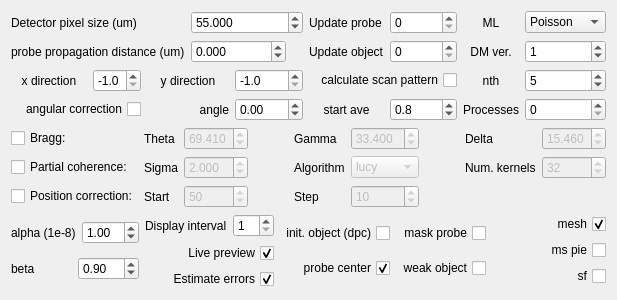
      <widget class="QWidget" name="tab_2">
       <attribute name="title">
        <string>Advanced options</string>
       </attribute>
       <layout class="QVBoxLayout" name="verticalLayout_7">
        <item>
         <layout class="QGridLayout" name="gridLayout_3">
          <item row="2" column="2">
           <widget class="QDoubleSpinBox" name="sp_x_direction">
            <property name="decimals">
             <number>1</number>
            </property>
            <property name="minimum">
             <double>-1.000000000000000</double>
            </property>
            <property name="maximum">
             <double>1.000000000000000</double>
            </property>
            <property name="singleStep">
             <double>0.100000000000000</double>
            </property>
            <property name="value">
             <double>-1.000000000000000</double>
            </property>
           </widget>
          </item>
          <item row="0" column="7">
           <widget class="QSpinBox" name="sp_start_update_probe">
            <property name="maximum">
             <number>1000000</number>
            </property>
           </widget>
          </item>
          <item row="2" column="9">
           <widget class="QSpinBox" name="sp_nth">
            <property name="value">
             <number>5</number>
            </property>
           </widget>
          </item>
          <item row="3" column="9">
           <widget class="QSpinBox" name="sp_processes"/>
          </item>
          <item row="3" column="7">
           <widget class="QDoubleSpinBox" name="sp_start_ave">
            <property name="decimals">
             <number>1</number>
            </property>
            <property name="maximum">
             <double>1.000000000000000</double>
            </property>
            <property name="singleStep">
             <double>0.100000000000000</double>
            </property>
            <property name="value">
             <double>0.800000000000000</double>
            </property>
           </widget>
          </item>
          <item row="3" column="6">
           <widget class="QLabel" name="label_5">
            <property name="text">
             <string>start ave</string>
            </property>
            <property name="alignment">
             <set>Qt::AlignCenter</set>
            </property>
           </widget>
          </item>
          <item row="2" column="6" colspan="2">
           <widget class="QCheckBox" name="ck_cal_scal_pattern_flag">
            <property name="layoutDirection">
             <enum>Qt::RightToLeft</enum>
            </property>
            <property name="text">
             <string>calculate scan pattern</string>
            </property>
           </widget>
          </item>
          <item row="3" column="5">
           <widget class="QDoubleSpinBox" name="sp_angle">
            <property name="minimum">
             <double>-181.000000000000000</double>
            </property>
            <property name="maximum">
             <double>181.000000000000000</double>
            </property>
           </widget>
          </item>
          <item row="0" column="8">
           <widget class="QLabel" name="label_10">
            <property name="text">
             <string>ML</string>
            </property>
            <property name="alignment">
             <set>Qt::AlignCenter</set>
            </property>
           </widget>
          </item>
          <item row="1" column="8">
           <widget class="QLabel" name="label_30">
            <property name="text">
             <string>DM ver.</string>
            </property>
            <property name="alignment">
             <set>Qt::AlignCenter</set>
            </property>
           </widget>
          </item>
          <item row="2" column="5">
           <widget class="QDoubleSpinBox" name="sp_y_direction">
            <property name="decimals">
             <number>1</number>
            </property>
            <property name="minimum">
             <double>-1.000000000000000</double>
            </property>
            <property name="maximum">
             <double>1.000000000000000</double>
            </property>
            <property name="singleStep">
             <double>0.100000000000000</double>
            </property>
            <property name="value">
             <double>-1.000000000000000</double>
            </property>
           </widget>
          </item>
          <item row="2" column="0" colspan="2">
           <widget class="QLabel" name="label_49">
            <property name="text">
             <string>x direction</string>
            </property>
            <property name="alignment">
             <set>Qt::AlignCenter</set>
            </property>
           </widget>
          </item>
          <item row="3" column="0" colspan="3">
           <widget class="QCheckBox" name="ck_angle_correction_flag">
            <property name="layoutDirection">
             <enum>Qt::RightToLeft</enum>
            </property>
            <property name="text">
             <string>angular correction</string>
            </property>
           </widget>
          </item>
          <item row="1" column="6">
           <widget class="QLabel" name="label_29">
            <property name="text">
             <string>Update object</string>
            </property>
           </widget>
          </item>
          <item row="1" column="0" colspan="4">
           <widget class="QLabel" name="label_4">
            <property name="text">
             <string>probe propagation distance (um)</string>
            </property>
           </widget>
          </item>
          <item row="1" column="4" colspan="2">
           <widget class="QDoubleSpinBox" name="sp_distance">
            <property name="sizePolicy">
             <sizepolicy hsizetype="Fixed" vsizetype="Fixed">
              <horstretch>0</horstretch>
              <verstretch>0</verstretch>
             </sizepolicy>
            </property>
            <property name="decimals">
             <number>3</number>
            </property>
            <property name="minimum">
             <double>-999999.998999999952503</double>
            </property>
            <property name="maximum">
             <double>999999.998999999952503</double>
            </property>
           </widget>
          </item>
          <item row="0" column="9">
           <widget class="QComboBox" name="cb_ml_mode">
            <item>
             <property name="text">
              <string>Poisson</string>
             </property>
            </item>
            <item>
             <property name="text">
              <string>Gaussian</string>
             </property>
            </item>
           </widget>
          </item>
          <item row="1" column="7">
           <widget class="QSpinBox" name="sp_start_update_object">
            <property name="maximum">
             <number>1000000</number>
            </property>
           </widget>
          </item>
          <item row="1" column="9">
           <widget class="QSpinBox" name="sp_dm_version">
            <property name="value">
             <number>1</number>
            </property>
           </widget>
          </item>
          <item row="2" column="8">
           <widget class="QLabel" name="label_6">
            <property name="text">
             <string>nth</string>
            </property>
            <property name="alignment">
             <set>Qt::AlignCenter</set>
            </property>
           </widget>
          </item>
          <item row="0" column="6">
           <widget class="QLabel" name="label_28">
            <property name="text">
             <string>Update probe</string>
            </property>
           </widget>
          </item>
          <item row="0" column="0" colspan="4">
           <widget class="QLabel" name="label_7">
            <property name="text">
             <string>Detector pixel size (um)</string>
            </property>
           </widget>
          </item>
          <item row="2" column="3" colspan="2">
           <widget class="QLabel" name="label_50">
            <property name="text">
             <string>y direction</string>
            </property>
            <property name="alignment">
             <set>Qt::AlignCenter</set>
            </property>
           </widget>
          </item>
          <item row="0" column="4" colspan="2">
           <widget class="QDoubleSpinBox" name="sp_ccd_pixel_um">
            <property name="sizePolicy">
             <sizepolicy hsizetype="Preferred" vsizetype="Fixed">
              <horstretch>0</horstretch>
              <verstretch>0</verstretch>
             </sizepolicy>
            </property>
            <property name="decimals">
             <number>3</number>
            </property>
            <property name="maximum">
             <double>1000.000000000000000</double>
            </property>
            <property name="value">
             <double>55.000000000000000</double>
            </property>
           </widget>
          </item>
          <item row="3" column="8">
           <widget class="QLabel" name="label_31">
            <property name="text">
             <string>Processes</string>
            </property>
            <property name="alignment">
             <set>Qt::AlignCenter</set>
            </property>
           </widget>
          </item>
          <item row="3" column="3" colspan="2">
           <widget class="QLabel" name="label_2">
            <property name="text">
             <string>angle</string>
            </property>
            <property name="alignment">
             <set>Qt::AlignRight|Qt::AlignTrailing|Qt::AlignVCenter</set>
            </property>
           </widget>
          </item>
         </layout>
        </item>
        <item>
         <layout class="QGridLayout" name="gridLayout_5">
          <item row="0" column="4">
           <widget class="QLabel" name="label_13">
            <property name="text">
             <string>Gamma</string>
            </property>
           </widget>
          </item>
          <item row="2" column="4">
           <widget class="QLabel" name="label_25">
            <property name="text">
             <string>Step</string>
            </property>
           </widget>
          </item>
          <item row="2" column="0">
           <widget class="QCheckBox" name="ck_position_correction_flag">
            <property name="text">
             <string>Position correction:</string>
            </property>
           </widget>
          </item>
          <item row="0" column="2">
           <widget class="QDoubleSpinBox" name="sp_bragg_theta">
            <property name="enabled">
             <bool>false</bool>
            </property>
            <property name="decimals">
             <number>3</number>
            </property>
            <property name="value">
             <double>69.409999999999997</double>
            </property>
           </widget>
          </item>
          <item row="0" column="8">
           <widget class="QDoubleSpinBox" name="sp_bragg_delta">
            <property name="enabled">
             <bool>false</bool>
            </property>
            <property name="decimals">
             <number>3</number>
            </property>
            <property name="value">
             <double>15.460000000000001</double>
            </property>
           </widget>
          </item>
          <item row="1" column="5">
           <widget class="QComboBox" name="cb_pc_alg">
            <property name="enabled">
             <bool>false</bool>
            </property>
            <item>
             <property name="text">
              <string>lucy</string>
             </property>
            </item>
            <item>
             <property name="text">
              <string>wiener</string>
             </property>
            </item>
           </widget>
          </item>
          <item row="0" column="5">
           <widget class="QDoubleSpinBox" name="sp_bragg_gamma">
            <property name="enabled">
             <bool>false</bool>
            </property>
            <property name="decimals">
             <number>3</number>
            </property>
            <property name="value">
             <double>33.399999999999999</double>
            </property>
           </widget>
          </item>
          <item row="1" column="2">
           <widget class="QDoubleSpinBox" name="sp_pc_sigma">
            <property name="enabled">
             <bool>false</bool>
            </property>
            <property name="decimals">
             <number>3</number>
            </property>
            <property name="value">
             <double>2.000000000000000</double>
            </property>
           </widget>
          </item>
          <item row="2" column="5">
           <widget class="QSpinBox" name="sp_position_correction_step">
            <property name="enabled">
             <bool>false</bool>
            </property>
            <property name="value">
             <number>10</number>
            </property>
           </widget>
          </item>
          <item row="0" column="1">
           <widget class="QLabel" name="label_12">
            <property name="text">
             <string>Theta</string>
            </property>
           </widget>
          </item>
          <item row="0" column="0">
           <widget class="QCheckBox" name="ck_bragg_flag">
            <property name="text">
             <string>Bragg: </string>
            </property>
           </widget>
          </item>
          <item row="0" column="7">
           <widget class="QLabel" name="label_14">
            <property name="text">
             <string>Delta</string>
            </property>
           </widget>
          </item>
          <item row="1" column="7">
           <widget class="QLabel" name="label_19">
            <property name="text">
             <string>Num. kernels</string>
            </property>
           </widget>
          </item>
          <item row="1" column="0">
           <widget class="QCheckBox" name="ck_pc_flag">
            <property name="text">
             <string>Partial coherence:</string>
            </property>
           </widget>
          </item>
          <item row="2" column="2">
           <widget class="QSpinBox" name="sp_position_correction_start">
            <property name="enabled">
             <bool>false</bool>
            </property>
            <property name="value">
             <number>50</number>
            </property>
           </widget>
          </item>
          <item row="1" column="1">
           <widget class="QLabel" name="label_17">
            <property name="text">
             <string>Sigma</string>
            </property>
           </widget>
          </item>
          <item row="0" column="3">
           <spacer name="horizontalSpacer_4">
            <property name="orientation">
             <enum>Qt::Horizontal</enum>
            </property>
            <property name="sizeHint" stdset="0">
             <size>
              <width>40</width>
              <height>20</height>
             </size>
            </property>
           </spacer>
          </item>
          <item row="2" column="1">
           <widget class="QLabel" name="label_24">
            <property name="text">
             <string>Start</string>
            </property>
           </widget>
          </item>
          <item row="1" column="8">
           <widget class="QSpinBox" name="sp_pc_kernel_n">
            <property name="enabled">
             <bool>false</bool>
            </property>
            <property name="value">
             <number>32</number>
            </property>
           </widget>
          </item>
          <item row="1" column="4">
           <widget class="QLabel" name="label_18">
            <property name="text">
             <string>Algorithm</string>
            </property>
           </widget>
          </item>
          <item row="0" column="6">
           <spacer name="horizontalSpacer_5">
            <property name="orientation">
             <enum>Qt::Horizontal</enum>
            </property>
            <property name="sizeHint" stdset="0">
             <size>
              <width>40</width>
              <height>20</height>
             </size>
            </property>
           </spacer>
          </item>
         </layout>
        </item>
        <item>
         <layout class="QHBoxLayout" name="horizontalLayout_15">
          <item>
           <layout class="QVBoxLayout" name="verticalLayout_3">
            <item>
             <layout class="QHBoxLayout" name="horizontalLayout_6">
              <item>
               <widget class="QLabel" name="label_20">
                <property name="text">
                 <string>alpha (1e-8)</string>
                </property>
               </widget>
              </item>
              <item>
               <widget class="QDoubleSpinBox" name="sp_alpha">
                <property name="decimals">
                 <number>2</number>
                </property>
                <property name="maximum">
                 <double>10.000000000000000</double>
                </property>
                <property name="value">
                 <double>1.000000000000000</double>
                </property>
               </widget>
              </item>
             </layout>
            </item>
            <item>
             <layout class="QHBoxLayout" name="horizontalLayout_14">
              <item>
               <widget class="QLabel" name="label_21">
                <property name="text">
                 <string>beta</string>
                </property>
               </widget>
              </item>
              <item>
               <widget class="QDoubleSpinBox" name="sp_beta">
                <property name="decimals">
                 <number>2</number>
                </property>
                <property name="maximum">
                 <double>2.000000000000000</double>
                </property>
                <property name="singleStep">
                 <double>0.100000000000000</double>
                </property>
                <property name="value">
                 <double>0.900000000000000</double>
                </property>
               </widget>
              </item>
             </layout>
            </item>
           </layout>
          </item>
          <item>
           <layout class="QVBoxLayout" name="verticalLayout_6">
            <item>
             <layout class="QHBoxLayout" name="horizontalLayout_7">
              <item>
               <widget class="QLabel" name="label_55">
                <property name="text">
                 <string>Display interval</string>
                </property>
               </widget>
              </item>
              <item>
               <widget class="QSpinBox" name="sp_display_interval">
                <property name="minimum">
                 <number>1</number>
                </property>
               </widget>
              </item>
             </layout>
            </item>
            <item>
             <widget class="QCheckBox" name="ck_preview_flag">
              <property name="layoutDirection">
               <enum>Qt::RightToLeft</enum>
              </property>
              <property name="text">
               <string>Live preview</string>
              </property>
              <property name="checked">
               <bool>true</bool>
              </property>
             </widget>
            </item>
            <item>
             <widget class="QCheckBox" name="ck_cal_error_flag">
              <property name="layoutDirection">
               <enum>Qt::RightToLeft</enum>
              </property>
              <property name="text">
               <string>Estimate errors</string>
              </property>
              <property name="checked">
               <bool>true</bool>
              </property>
             </widget>
            </item>
           </layout>
          </item>
          <item>
           <layout class="QGridLayout" name="gridLayout_13">
            <item row="0" column="1">
             <widget class="QCheckBox" name="ck_mask_prb_flag">
              <property name="layoutDirection">
               <enum>Qt::RightToLeft</enum>
              </property>
              <property name="text">
               <string>mask probe</string>
              </property>
             </widget>
            </item>
            <item row="1" column="0">
             <widget class="QCheckBox" name="ck_prb_center_flag">
              <property name="layoutDirection">
               <enum>Qt::RightToLeft</enum>
              </property>
              <property name="text">
               <string>probe center</string>
              </property>
              <property name="checked">
               <bool>true</bool>
              </property>
             </widget>
            </item>
            <item row="0" column="0">
             <widget class="QCheckBox" name="ck_init_obj_dpc_flag">
              <property name="layoutDirection">
               <enum>Qt::RightToLeft</enum>
              </property>
              <property name="text">
               <string>init. object (dpc)</string>
              </property>
             </widget>
            </item>
            <item row="1" column="1">
             <widget class="QCheckBox" name="ck_weak_obj_flag">
              <property name="layoutDirection">
               <enum>Qt::RightToLeft</enum>
              </property>
              <property name="text">
               <string>weak object</string>
              </property>
             </widget>
            </item>
           </layout>
          </item>
          <item>
           <layout class="QVBoxLayout" name="verticalLayout_4">
            <item>
             <widget class="QCheckBox" name="ck_mesh_flag">
              <property name="layoutDirection">
               <enum>Qt::RightToLeft</enum>
              </property>
              <property name="text">
               <string>mesh</string>
              </property>
              <property name="checked">
               <bool>true</bool>
              </property>
             </widget>
            </item>
            <item>
             <widget class="QCheckBox" name="ck_ms_pie_flag">
              <property name="layoutDirection">
               <enum>Qt::RightToLeft</enum>
              </property>
              <property name="text">
               <string>ms pie</string>
              </property>
             </widget>
            </item>
            <item>
             <widget class="QCheckBox" name="ck_sf_flag">
              <property name="layoutDirection">
               <enum>Qt::RightToLeft</enum>
              </property>
              <property name="text">
               <string>sf</string>
              </property>
             </widget>
            </item>
           </layout>
          </item>
         </layout>
        </item>
       </layout>
      </widget>
